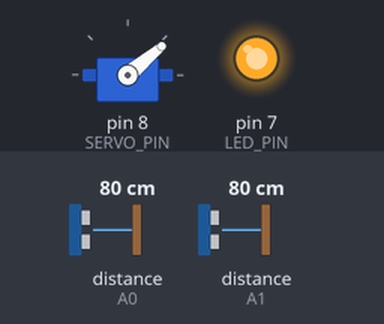
Bench run of a sketch on a simulated Arduino Uno, built with avr-gcc and run on an emulated ATmega328P. On the bench: servo, output pins drawn as LEDs (lit = HIGH). Inputs (shaded band) come from the test bench; at power-on: distance to the obstacle (sensors on A0, A1) 80 cm. What the sketch prints to the serial monitor is not drawn.

Above: at 0.1 s.
Timing chart, 0 to 1.6 s (numbered marks = the images above):
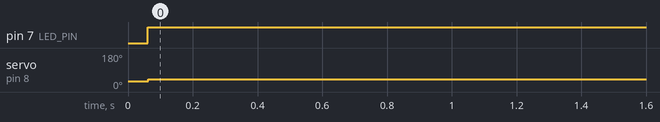

The sketch:

IR_Readings.ino
```cpp
/*SHARP GP2Y0A710K0F IR distance sensor with Arduino and SharpIR library example code. More info: https://www.makerguides.com */

// Include the library:
#include <SharpIR.h>
#include <Servo.h>

// Define model and input pin:
#define IRPin_Sentinel_Left A0
#define IRPin_Evaluator A1
#define SERVO_PIN 8
#define LED_PIN 7

#define model 100500

/*
  If an IR reading is less than this threshold, we count this as
  a detected object.
*/
const int SERVO_TURN_SPEED = 10;
const int DETECTION_THRESHOLD = 120;
const int MIDDLE_SERVO_ANGLE = 90;
const int IR_ANGLE_OFFSET = 60;
const int EVALUATOR_START_ANGLE = MIDDLE_SERVO_ANGLE - IR_ANGLE_OFFSET;
const int EVALUATOR_END_ANGLE = MIDDLE_SERVO_ANGLE + IR_ANGLE_OFFSET;
const int MAX_OSCILLATIONS = 4;
const int PADDING = 15;

const int DORMANT_STATE = 0;
const int AWAKE_STATE = 1;

const int CCW = 1;
const int CW = -1;
const int DEFAULT_TURN_DIRECTION = CCW;

// Create variable to store the distance:
int leftDistance;
int evaluatorDistance;

// Stores the state of the system
int system_state;

// Determines whether the evaluator node is locked or scanning
bool is_evaluator_locked;

// Indicates whether the alarm is on
bool is_alarm_on;

// keeps track of the servo angle
int servo_angle;
int turn_direction;

// the current number of oscillations done by the evaluator
int oscillations;

// the reading last step
int previous_reading;

char buffer[256];

/* Model :
  GP2Y0A02YK0F --> 20150
  GP2Y0A21YK0F --> 1080
  GP2Y0A710K0F --> 100500
  GP2YA41SK0F --> 430
*/

// Create a new instance of the SharpIR class:
SharpIR leftSentinel = SharpIR(IRPin_Sentinel_Left, model);
SharpIR evaluatorNode = SharpIR(IRPin_Evaluator, model);
Servo servo;

int get_evaluator_reading() {
  return evaluatorNode.distance();
}

void set_servo_angle(int angle) {
  servo_angle = angle;
  // TODO: HARDWARE STUFF
  servo.write(servo_angle);
}

void enter_dormant_state() {
  Serial.println("DORMANT");
  system_state = DORMANT_STATE;
  set_servo_angle(EVALUATOR_START_ANGLE);
  turn_direction = DEFAULT_TURN_DIRECTION;
  is_alarm_on = false;
  oscillations = 0;
  previous_reading = INFINITY;
  turn_LED_off();
}

void enter_awake_state() {
  Serial.println("awake state activated");
  system_state = AWAKE_STATE;
  is_alarm_on = false;
  turn_LED_on();
}

void do_turn_servo() {
  servo_angle = servo_angle + (SERVO_TURN_SPEED*turn_direction);
  set_servo_angle(servo_angle);
}

void enable_servo() {
  return;
}

void disable_servo() {
  return;
}

void turn_LED_on() {
  digitalWrite(LED_PIN, HIGH);
}

void turn_LED_off() {
  digitalWrite(LED_PIN, LOW);
}

void switch_servo_turn_direction() {
  turn_direction = (turn_direction == CCW)? CW : CCW;
}

bool is_detecting_obstructor(SharpIR* sensor_ir) {
  int detected_distance = sensor_ir->distance();
  return detected_distance <= DETECTION_THRESHOLD;
}

void setup() {
  // Begin serial communication at a baud rate of 9600:
  Serial.begin(9600);
  servo.attach(SERVO_PIN);
  pinMode(LED_PIN, OUTPUT);
  enter_dormant_state();
}

void loop() {
  // Get a distance measurement and store it as distance_cm:
  leftDistance = leftSentinel.distance();
  evaluatorDistance = evaluatorNode.distance();

  // Print the measured distance to the serial monitor:
  sprintf(buffer, "EVAL: %d\tLEFT: %d\to: %d\tangle: %d\tdir: %d", evaluatorDistance, leftDistance, oscillations, servo_angle, turn_direction);
  Serial.println(buffer);

  if (system_state == DORMANT_STATE){
    if (is_detecting_obstructor(&leftSentinel) || is_detecting_obstructor(&evaluatorNode)) {
      enter_awake_state();
    }
  }
  if (system_state == AWAKE_STATE){
    do_awake_state();
  }

  delay(20);
}

void do_awake_state() {
  if (!is_evaluator_locked) {
    do_turn_servo();
  }

  if ((servo_angle <= EVALUATOR_START_ANGLE && turn_direction == CW) || (servo_angle >= EVALUATOR_END_ANGLE && turn_direction == CCW)) {
    oscillations += 1;
    if (servo_angle <= EVALUATOR_START_ANGLE) {
      turn_direction = CCW;
    } else if (servo_angle >= EVALUATOR_END_ANGLE){
      turn_direction = CW;
    }
  }

  if (get_evaluator_reading() > previous_reading + PADDING) {
    if (!is_evaluator_locked) {
      is_evaluator_locked = true;
    } else {
      is_evaluator_locked = false;
    }
  }

  if (is_evaluator_locked && !is_detecting_obstructor(&evaluatorNode)) {
    is_evaluator_locked = false;
  }

  if (is_detecting_obstructor(&evaluatorNode)) {
    oscillations = 0;
  }

  previous_reading = get_evaluator_reading();
  if (oscillations == MAX_OSCILLATIONS) {
    enter_dormant_state();
  }
}
```

Measured:
- by itself, pin 7 (LED_PIN): LOW → HIGH at 0.06 s
- by itself, servo on pin 8 (SERVO_PIN): 30° → 40° at 0.06 s
